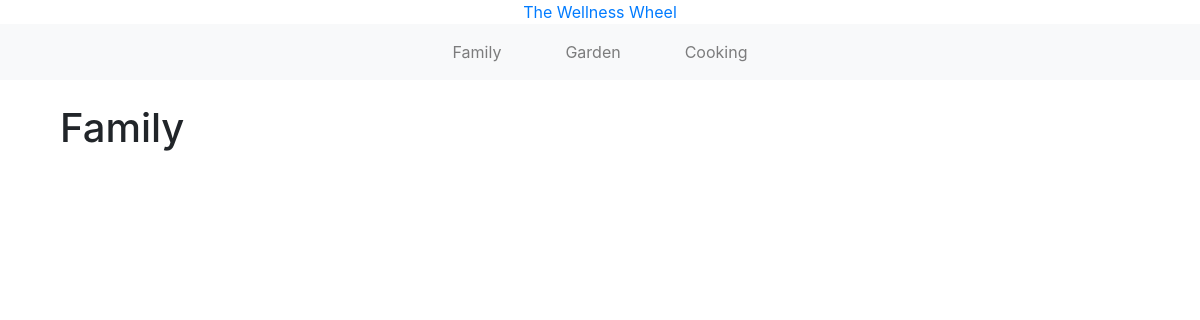
Before: /family/ with the older database file.
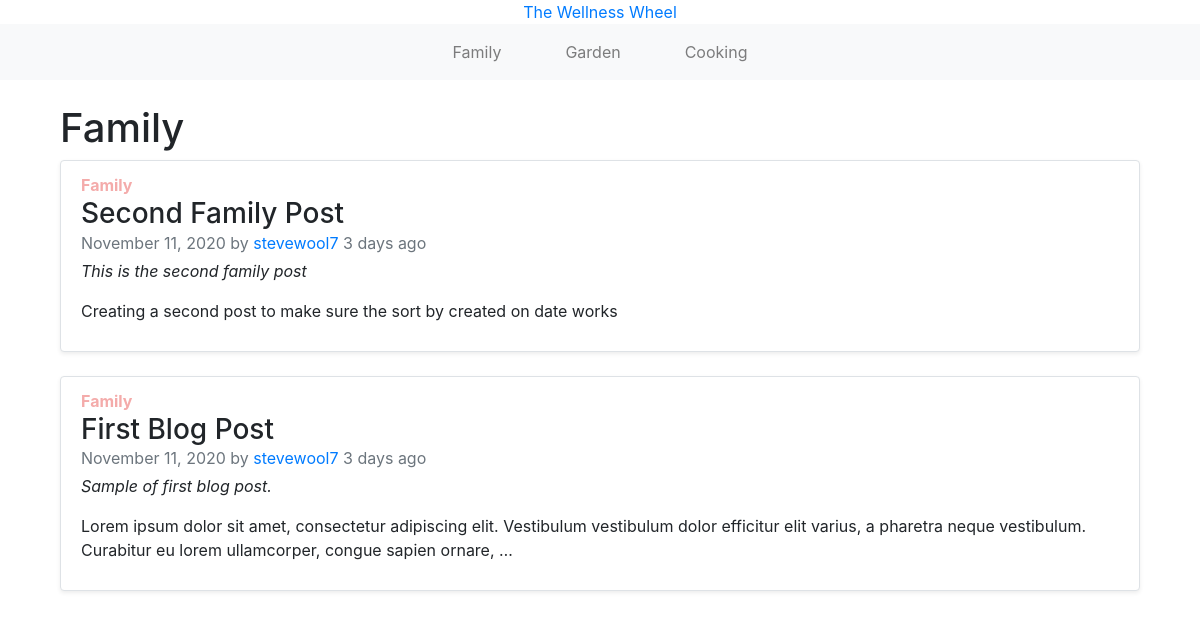
After: the same page with the newer database file.
### blogs/models.py (models this page shows, shortened)
class Post(models.Model):
    STATUS = (
        (0, "Draft"),
        (1, "Publish")
    )
    FAMILY = 'FAMILY'
    GARDEN = 'GARDEN'
    COOKING = 'COOKING'
    CATEGORIES = [
        (FAMILY, 'Family'),
        (GARDEN, 'Garden'),
        (COOKING, 'Cooking')
    ]
    category = models.CharField(max_length=25, choices=CATEGORIES, default='')
    title = models.CharField(max_length=200, unique=True)
    slug = models.SlugField(max_length=200, unique=True)
    author = models.ForeignKey(
        User, on_delete=models.CASCADE, related_name='blog_posts')
    updated_on = models.DateTimeField(auto_now=True)
    description = models.TextField()
    content = models.TextField()
    created_on = models.DateTimeField(auto_now_add=True)
    status = models.IntegerField(choices=STATUS, default=0)
    photo = models.ImageField(upload_to="posts")
    class Meta:
        ordering = ['-created_on']
    def __str__(self):
        return self.title
    def get_color(self):
        color = ''
        if self.category == 'FAMILY':
            color = '#F4ABAA'
        elif self.category == 'GARDEN':
            color = '#3D7DA7'
        elif self.category == 'COOKING':
            color = '#9B3A95'
        return color
    def when_posted(self):
        now = timezone.now()
        diff = now - self.created_on
        if diff.days == 0 and diff.seconds >= 0 and diff.seconds < 60:
            seconds = diff.seconds
            if seconds == 1:
                return f"{seconds} second ago"
            else:
                return f"{seconds} seconds ago"
        if diff.days == 0 and diff.seconds >= 60 and diff.seconds < 3600:
            minutes = math.floor(diff.seconds/60)
            if minutes == 1:
                return f"{minutes} minute ago"
            else:
                return f"{minutes} minutes ago"
        if diff.days == 0 and diff.seconds >= 3600 and diff.seconds < 86400:
            hours = math.floor(diff.seconds/3600)
            if hours == 1:
                return f"{hours} hour ago"
            else:
                return f"{hours} hours ago"
        if diff.days >= 1 and diff.days < 30:
            days = diff.days
            if days == 1:
                return f"{days} day ago"
            else:
                return f"{days} days ago"

### blogs/views.py (the view)
# urls.py: path('family/', views.family, name='family'),
def family(request):
    family_posts = Post.objects.filter(
        category='FAMILY').order_by('-created_on')
    context = {'family_posts': family_posts}
    return render(request, 'blogs/family.html', context)

### blogs/templates/blogs/family.html (shortened to what this page needs)
{% extends "blogs/base.html" %} {% block content %}
<div class="container">
  <h1>Family</h1>
</div>
<div class="main container">
  <div class="row">
    <div class="col-md-12">
      {% for post in family_posts %}
      <ul class="list-group">
        <li class="list-group-item mb-4 border rounded shadow-sm">
          <strong class="mb-2" style="color: {{ post.get_color}}"
            >{{ post.category|title }}</strong
          >
          <h3 class="mb-0">{{ post }}</h3>
          <p class="mb-1 text-muted">
            {{ post.created_on|date:"F n, Y" }} by
            <a href="#">{{ post.author }}</a>
            <span>{{ post.when_posted }}</span>
          </p>
          <p><em>{{ post.description }}</em></p>
          <p>{{ post.content|truncatewords:25 }}</p>
        </li>
      </ul>
      {% endfor %}
    </div>
  </div>
</div>
{% endblock content %}

### blogs/templates/blogs/base.html (shortened to what this page needs)
{% load bootstrap4 %} {% load static %}{% load compress %}
<!DOCTYPE html>
<html lang="en">
  <head>
    {% bootstrap_css %} {% bootstrap_javascript jquery='full' %}
    {% compress css %}
    <link
      rel="stylesheet"
      type="text/x-scss"
      href="{% static 'blogs/css/style.scss' %}"
    />
    {% endcompress %}
  </head>
  <body>
    <header class="container">
      <div class="row flex-nowrap">
        <div class="col-12 text-center">
          <a class="blog-name" href="{% url 'blogs:index'%}"
            >The Wellness Wheel</a
          >
        </div>
      </div>
    </header>
    <nav class="navbar navbar-expand-lg navbar-light bg-light mb-4">
      <div
        class="collapse navbar-collapse justify-content-center"
        id="navbarCollapse"
      >
        <ul class="navbar-nav mt-2 mt-lg-0">
          <li class="nav-item mr-lg-4 ml-lg-4">
            <a class="nav-link" href="{% url 'blogs:family'%}">Family</a>
          </li>
          <li class="nav-item mr-lg-4 ml-lg-4">
            <a class="nav-link" href="{% url 'blogs:garden'%}">Garden</a>
          </li>
          <li class="nav-item mr-lg-4 ml-lg-4">
            <a class="nav-link" href="{% url 'blogs:cooking'%}">Cooking</a>
          </li>
        </ul>
      </div>
    </nav>
    <main role="main" class="container">
      {% block content %}{% endblock content %}
    </main>
  </body>
</html>

Changed rows visible on the page:
added Post: category "Family", title "Second Family Post", created_on "November 11, 2020", author "stevewool7", when_posted "3 days ago", description "This is the second family post", content "Creating a second post to make sure the sort by created on date works"
added Post: category "Family", title "First Blog Post", created_on "November 11, 2020", author "stevewool7", when_posted "3 days ago", description "Sample of first blog post.", content "Lorem ipsum dolor sit amet, consectetur adipiscing elit. Vestibulum vestibulum dolor efficitur elit varius, a pharetra neque vestibulum. Curabitur eu lorem ullamcorper, congue sapien ornare, …"
